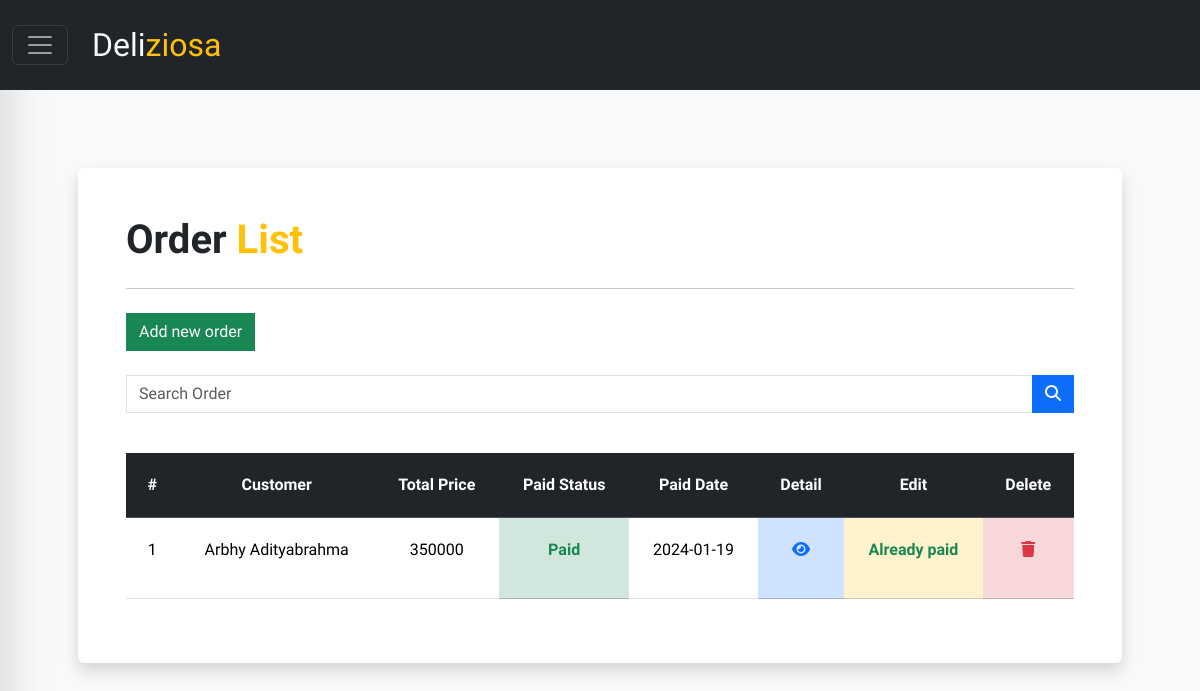
The app's page /public/orders/index (signed in), older data.
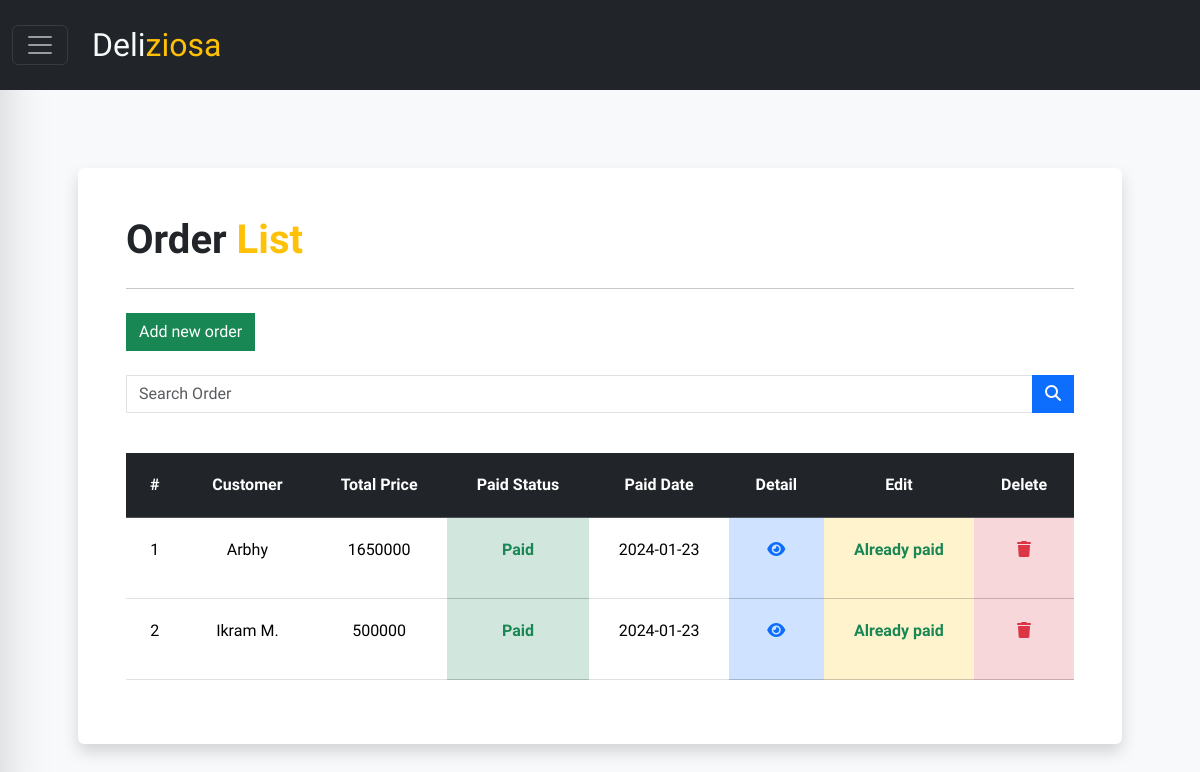
The same page, newer data.
### tables this page shows
CREATE TABLE `orders` (
  `id_orders` varchar(4) NOT NULL,
  `customers_id` varchar(4) NOT NULL,
  `total_price` int(15) UNSIGNED DEFAULT 0,
  `meals_id` varchar(4) NOT NULL,
  `paid_stat` enum('Paid','Pending') NOT NULL DEFAULT 'Pending',
  `date_paid` date DEFAULT NULL,
  `date_reservation` date NOT NULL,
  `ticket` varchar(8) DEFAULT NULL
);

CREATE TABLE `customers` (
  `id_customers` varchar(4) NOT NULL,
  `numbers_phone` varchar(12) NOT NULL,
  `email` varchar(89) NOT NULL,
  `name` varchar(45) NOT NULL,
  `password` varchar(20) NOT NULL DEFAULT 'user123'
);

### app/core/Controller.php (called while the page is built, shortened)
<?php
class Controller {
    public function view($view, $data = []) {
        require_once "../app/views/".$view.".php";
    }
    public function model($model) {
        return new $model;
    }
}

### app/controllers/Orders.php (called while the page is built, shortened)
<?php
class Orders extends Controller {
    public function index() {
        if(isset($_SESSION['is_admin'])) {
            $data['title'] = 'Order List';
            $data['orders'] = $this->model('Orders_model')->getAllOrders();
        } else {
            $data['title'] = 'Order List';
            $data['orders'] = $this->model('Orders_model')->getOrdersByCustomer($_SESSION['id_user']);
        }
        $this->view('templates/header', $data);
        $this->view('orders/index', $data);
        $this->view('templates/footer');
    }
}

### app/core/App.php (called while the page is built, shortened)
<?php
class App {
    protected $method = 'index';
    protected $params = [];
    public function __construct() {
        $url = $this->parseURL();
        if(!empty($url) && file_exists('../app/controllers/'.$url[0].'.php')) {
            unset($url[0]);
        }
        $this->controller = new $this->controller;
        if(isset($url[1])) {
            if(method_exists($this->controller, $url[1])) {
                $this->method = $url[1];
            }
        }
        call_user_func_array([$this->controller, $this->method], $this->params);
    }
    public function parseURL() {
        if(isset($_GET['url'])) {
            $url = rtrim($_GET['url'], '/');
            $url = filter_var($url, FILTER_SANITIZE_URL);
            $url = explode('/', $url);
            return $url;
        }
    }
}

### public/index.php (called while the page is built, shortened)
<?php
$app = new App;

### app/core/Database.php (called while the page is built, shortened)
<?php
class Database {
    private $host = DB_HOST;
    private $user = DB_USER;
    private $pass = DB_PASS;
    private $db_name = DB_NAME;
    public function __construct() {
        $dsn = 'mysql:host='.$this->host.';dbname='.$this->db_name;
        $option = [
            PDO::ATTR_PERSISTENT => true,
            PDO::ATTR_ERRMODE => PDO::ERRMODE_EXCEPTION
        ];
        try {
            $this->dbh = new PDO($dsn, $this->user, $this->pass, $option);
        } catch (PDOExepction $e) {
             die($e->getMessage());
        }
    }
    public function query($query) {
        $this->stmt = $this->dbh->prepare($query);
    }
    public function execute() {
        $this->stmt->execute();
    }
    public function resultSet() {
        $this->execute();
        return $this->stmt->fetchAll(PDO::FETCH_ASSOC);
    }
}

### app/models/Orders_model.php (called while the page is built, shortened)
<?php
class Orders_model {
    private $table = 'orders';
    private $db;
    public function __construct() {
        $this->db = new Database;
    }
    public function getAllOrders() {
        $this->db->query('SELECT c.name, o.*, m.meals_type
                                    FROM '.$this->table.' o
                                    JOIN customers c ON c.id_customers = o.customers_id
                                    JOIN meals m ON m.id_meals = o.meals_id');
        return $this->db->resultSet();
    }
}

### app/views/orders/index.php (the view, shortened to what this page needs)
<main class="container p-5">
  <section
    class="bg-white shadow order-data rounded p-5 w-100 overflow-x-scroll"
  >
    <div class="d-flex justify-content-between">
      <h1 class="fs-1 fw-semibold">Order <span class="text-warning">List</span></h1>
    </div>
    <hr />
    <a href="<?= BASEURL; ?>orders/form" class="btn btn-green mt-2 rounded-0 border border-success">
      Add new order
    </a>
    <form action="<?= BASEURL; ?>orders/search" method="post" class="mt-4">
      <div class="input-group mb-3 z-0">
        <input
          type="text"
          class="form-control rounded-0 z-0"
          placeholder="Search Order"
          aria-label="Search Order"
          aria-describedby="button-search"
          name="keyword"
        />
        <button
          class="btn btn-primary rounded-0"
          type="submit"
          id="button-search"
        >
          <i class="fa-solid fa-magnifying-glass text-light"></i>
        </button>
      </div>
    </form>
    <table class="table table-hover mt-4">
      <thead class="table-dark">
        <tr>
          <th scope="col">#</th>
          <th scope="col">Customer</th>
          <th scope="col">Total Price</th>
          <th scope="col">Paid Status</th>
          <th scope="col">Paid Date</th>
          <th scope="col">Detail</th>
          <th scope="col">Edit</th>
          <th scope="col">Delete</th>
        </tr>
      </thead>
      <tbody>
        <?php
          $n = 1;
          foreach($data['orders'] as $order) :
        ?>
        <tr>
          <td><?=$n++;?></td>
          <td><?=$order['name'];?></td>
          <td><?=$order['total_price'];?></td>
          <?= ($order['paid_stat'] !== 'Paid')
                ? '<td class="fw-semibold table-danger text-danger">'.$order['paid_stat'].'</td>'
                : '<td class="fw-semibold table-success text-success">'.$order['paid_stat'].'</td>';?>
          <td><?= (is_null($order['date_paid'])) ? '-' : $order['date_paid'];?></td>
          <td class="table-primary">
            <a data-bs-toggle="modal" data-bs-target="#detailModal" onclick="showDetail(this)" data-id="<?=$order['id_orders'];?>">
              <i class="fa-solid fa-eye text-primary"></i>
            </a>
          </td>
          <?php if($order['total_price'] != 0 && $order['paid_stat'] !== 'Paid') : ?>
            <td class="table-warning">
              <a href="<?= BASEURL; ?>orders/form/<?=$order['id_orders'];?>" class="text-decoration-none"
                ><i class="text-warning fa-solid fa-pen"></i
              ></a>
            </td>
          <?php else : ?>
            <td class="table-warning">
              <?= ($order['paid_stat'] !== 'Paid')? '<p class="text-danger fw-semibold">Add reservation first</p>' : '<p class="text-success fw-semibold">Already paid</p>'?>
            </td>
          <?php endif ?>
          <td class="table-danger">
            <a href="<?= BASEURL; ?>orders/delete/<?=$order['id_orders'];?>" class="text-decoration-none"
              ><i class="text-danger fa-solid fa-trash"></i
            ></a>
          </td>
        </tr>
        <?php endforeach; ?>
      </tbody>
    </table>
  </section>
</main>

### app/views/templates/header.php (shortened to what this page needs)
<!DOCTYPE html>
<html lang="en">
<head>
  <link rel="stylesheet" href="https://cdn.jsdelivr.net/npm/bootstrap@5.3.2/dist/css/bootstrap.min.css">
  <link rel="stylesheet" href="https://cdnjs.cloudflare.com/ajax/libs/font-awesome/6.5.1/css/all.min.css">
  <link rel="stylesheet" href="<?= BASEURL; ?>css/index.css">
</head>
<body class="bg-light">
  <nav class="navbar py-3 fixed-top bg-dark" data-bs-theme="dark">
    <div class="container-fluid justify-content-start z-2">
      <button class="navbar-toggler" type="button">
        <span class="navbar-toggler-icon"></span>
      </button>
      <a class="navbar-brand fs-2 ms-4 opacity-on" href="#">
        <span class="text-light acme">Deli</span><span class="text-warning acme">ziosa</span>
      </a>
    </div>
  </nav>

### app/views/templates/footer.php (shortened to what this page needs)
  </body>
</html>

### public/css/index.css (style rules this page uses)
body { scroll-behavior: smooth; }
* { font-family: 'Quicksand', serif; box-sizing: border-box; }
th, td { text-align: center; padding: 20px !important; }
.w-100 { width: 100%; }
.navbar { width: 100% !important; position: fixed; }
.opacity-on { opacity: 1; animation: fade-in .5s 1; }
.acme { font-family: 'Acme', serif !important; }
.bg-white { background: #fff; }
.btn-green { background: #198754; color: white !important; }
nav { transition: .3s; }
.order-data { margin-top: 15vh; }

Row changes from the older to the newer data that the page shows:
added orders: customers.name "Arbhy", total_price "1650000", paid_stat "Paid", date_paid "2024-01-23", shows "Already paid"
changed orders: customers.name "Arbhy Adityabrahma" → "Ikram M."; total_price "350000" → "500000"; date_paid "2024-01-19" → "2024-01-23"
